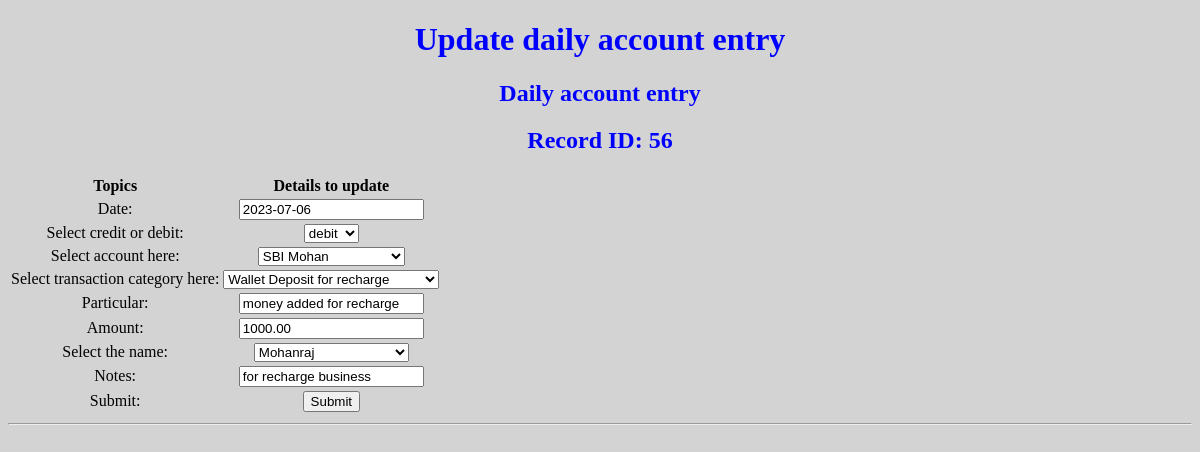
/update_account_entry/56, run on the app's committed database.
### account_entry/models.py (models this page shows)
class account_database(models.Model):
    date = models.DateField()
    credit_debit = models.CharField(max_length=50)
    category = models.CharField(max_length=200)
    account = models.CharField(max_length=200)
    particular = models.CharField(max_length=200)
    name = models.CharField(max_length=200)
    amount = models.DecimalField(max_digits=10, decimal_places=2,default=0)
    notes = models.CharField(max_length=200, blank=True)

### account_entry/views.py (the view)
# urls.py: path('update_account_entry/<int:id>', views.account_entry_update),
def account_entry_update(request, id):
    category1 = category_list.objects.filter(category="Names").order_by('category_names').values()
    category2 = category_list.objects.filter(category="Credit/Debit").order_by('category_names').values()
    category3 = category_list.objects.filter(category="TransactionType").order_by('category_names').values()
    category4 = category_list.objects.filter(category="Account").order_by('category_names').values()
    update_database = account_database.objects.get(id=id)
    context = {"updateItem": update_database, "cate_names": category1, "cate_credit_debit": category2, "cate_transactiontype": category3, "cate_account": category4}
    return render(request, "updateAccountEntry.html", context)

### account_entry/templates/updateAccountEntry.html (shortened to what this page needs)
<!DOCTYPE html>
<html>
<head>
{% load static %}
<link rel="stylesheet" href="{% static 'mystyle.css' %}">
</head>
<body>
<h1>Update daily account entry</h1>
<div>
<h2>Daily account entry</h2>
<form action="/updateAccountEntry/{{ updateItem.id }}" method="post">
<h2>Record ID: {{ updateItem.id }}</h2>
<table>
<tr>
<th>Topics</th>
<th>Details to update</th>
</tr>
<tr>
<td>Date:</td>
<td><input type="text" name="date" value="{{ updateItem.date|date:"Y-m-d" }}" readonly autofocus>
</tr>
<tr>
<td>Select credit or debit:</td>
<td><select name="credit_debit">
<option value="{{ updateItem.credit_debit }}">{{ updateItem.credit_debit }}</option>
</select></td>
</tr>
<tr>
<td>Select account here:</td>
<td><select name="account">
<option value="{{ updateItem.account }}">{{ updateItem.account }}</option>
</select></td>
</tr>
<tr>
<td>Select transaction category here:</td>
<td><select name="category">
<option value="{{ updateItem.category }}">{{ updateItem.category }}</option>
</select></td>
</tr>
<tr>
<td>Particular:</td>
<td><input type="text" name="particular" value="{{ updateItem.particular }}" placeholder="Enter the particular here:"></td>
</tr>
<tr>
<td>Amount:</td>
<td><input type="text" name="amount" value="{{ updateItem.amount }}" placeholder="Enter the amount here:"></td>
</tr>
<tr>
<td>Select the name:</td>
<td><select name="name">
<option value="{{ updateItem.name }}">{{ updateItem.name }}</option>
</select></td>
</tr>
<tr>
<td>Notes:</td>
<td><input type="text" name="notes" value="{{ updateItem.notes }}" placeholder="Enter the notes here:"></td>
</tr>
<tr>
<td>Submit:</td>
<td><input type="submit" value="Submit"></td>
</tr>
</table>
</form>
</div>
<hr />
</body>
</html>

### account_entry/static/mystyle.css (style rules this page uses)
body { background-color: lightgrey; }
h1, h2 { text-align: center; color: blue; }
table { border-width: 2pt; align-self: center; align-content: center; border: black; border: 1pt; }
th, td { text-align: center; vertical-align: middle; }

### data on the page
account_database: id "56", date "2023-07-06", credit_debit "debit", account "SBI Mohan", category "Wallet Deposit for recharge", particular "money added for recharge", amount "1000.00", name "Mohanraj", notes "for recharge business"
